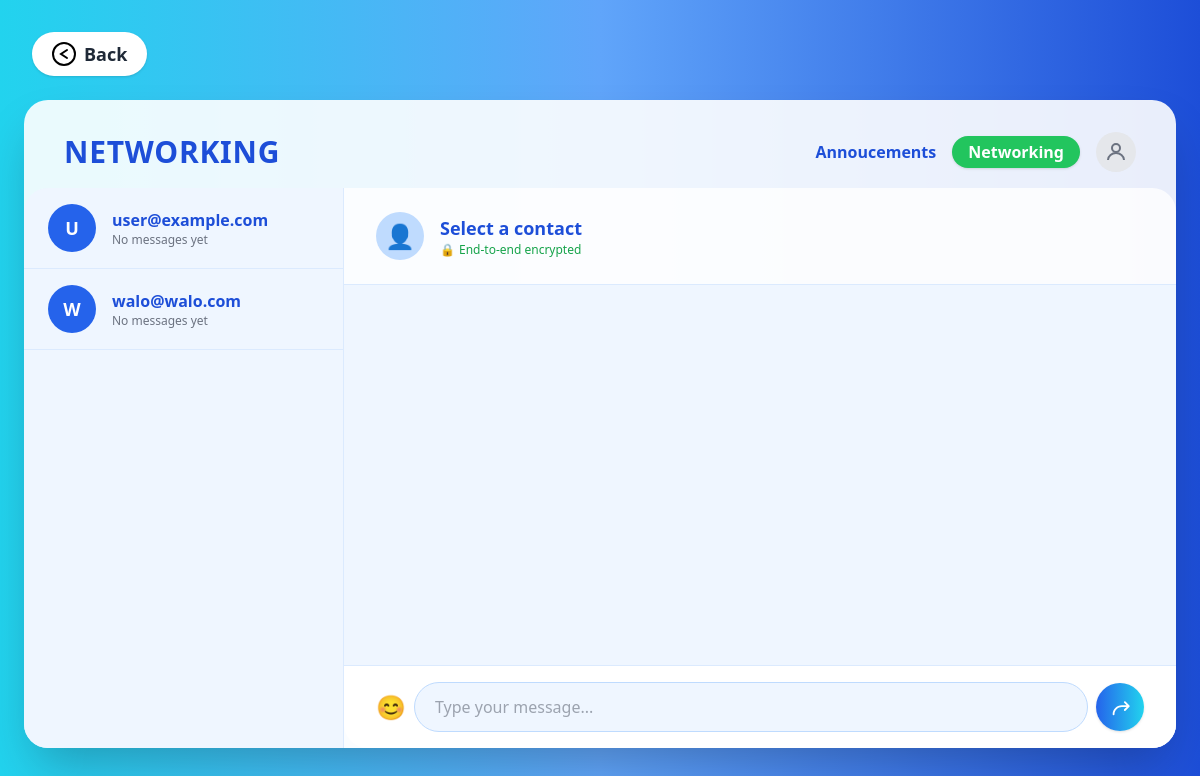
Before: /messagerie (signed in) with the older database file.
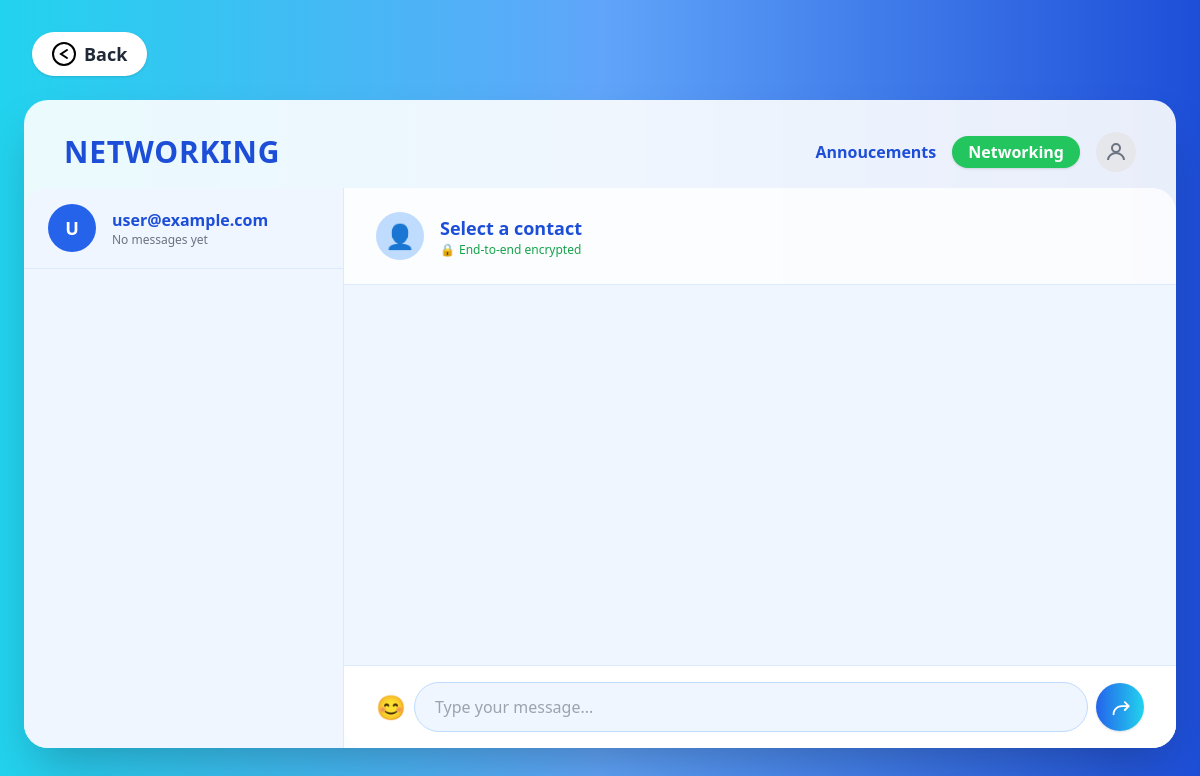
After: the same page with the newer database file.
### app.py (models this page shows, shortened)
class User(UserMixin, db.Model):
    id = db.Column(db.Integer, primary_key=True)
    email = db.Column(db.String(120), unique=True, nullable=False)
    password_hash = db.Column(db.String(128))
    is_admin = db.Column(db.Boolean, default=False)
    storage_limit = db.Column(db.BigInteger, default=5 * 1024 * 1024 * 1024)  # 5GB default
    last_login = db.Column(db.DateTime)
    files = db.relationship('File', backref='owner', lazy=True)
    folders = db.relationship('Folder', backref='owner', lazy=True)
    groups = db.relationship('Group', secondary='user_groups', backref=db.backref('users', lazy='dynamic'))

### app.py (the view, shortened to what this page needs)
@app.route('/messagerie')
@login_required
def messagerie():
    users = User.query.filter(User.id != current_user.id).all()
    conversations = db.session.query(
        Message,
        User
    ).join(
        User,
        ((Message.sender_id == User.id) & (Message.receiver_id == current_user.id)) |
        ((Message.receiver_id == User.id) & (Message.sender_id == current_user.id))
    ).order_by(Message.created_at.desc()).all()
    chat_partners = {}
    for user in users:
        chat_partners[user.id] = {
            'user': user,
            'last_message': None,
            'unread_count': 0
        }
    chat_partners_list = list(chat_partners.values())
    chat_partners_list.sort(key=lambda x: x['last_message'].created_at if x['last_message'] else datetime.min, reverse=True)
    return render_template('messagerie.html',
                         users=users,
                         chat_partners=chat_partners_list)

### app.py (called while the page is built)
@login_manager.user_loader
def load_user(user_id):
    return User.query.get(int(user_id))

### templates/messagerie.html (shortened to what this page needs)
<!DOCTYPE html>
<html lang="fr">
<head>
    <script src="https://cdn.tailwindcss.com"></script>
</head>
<body class="min-h-screen bg-gradient-to-r from-cyan-400 via-blue-400 to-blue-700 flex flex-col">
    <div class="flex-1 flex flex-col items-center justify-center w-full">
        <div class="absolute top-8 left-8">
            <a href="{{ url_for('admin_dashboard' if current_user.is_admin else 'user_dashboard') }}" class="flex items-center gap-2 px-5 py-2 rounded-full bg-white shadow hover:bg-blue-50 text-gray-800 font-semibold text-lg transition">
                <svg width="24" height="24" viewBox="0 0 24 24" fill="none">
                    <circle cx="12" cy="12" r="11" stroke="black" stroke-width="2"/>
                    <path d="M15 8L9 12L15 16" stroke="black" stroke-width="2" stroke-linecap="round"/>
                </svg>
                Back
            </a>
        </div>
        <div class="w-full max-w-6xl mx-auto bg-white bg-opacity-90 rounded-3xl shadow-2xl p-0 mt-24 mb-12 flex flex-col">
            <div class="flex items-center justify-between px-10 pt-8 pb-4">
                <h1 class="text-3xl font-extrabold text-blue-700 tracking-wide">NETWORKING</h1>
                <div class="flex items-center gap-4">
                    <a href="{{ url_for('report') }}" class="text-blue-700 font-semibold hover:underline transition">Annoucements</a>
                    <a href="{{ url_for('messagerie') }}" class="px-4 py-1 rounded-full bg-green-500 text-white font-semibold shadow hover:bg-green-600 transition">Networking</a>
                    <div class="w-10 h-10 rounded-full bg-gray-200 flex items-center justify-center text-gray-500 text-2xl">
                        <svg width="24" height="24" fill="none" stroke="currentColor" stroke-width="2" viewBox="0 0 24 24"><circle cx="12" cy="8" r="4"/><path d="M4 20c0-4 4-7 8-7s8 3 8 7"/></svg>
                    </div>
                </div>
            </div>
            <div class="flex flex-row h-[70vh]">
                <div class="w-80 bg-blue-50 rounded-l-3xl flex flex-col overflow-y-auto border-r border-blue-100">
                    {% for partner in chat_partners %}
                    <div class="flex items-center gap-4 px-6 py-4 border-b border-blue-100 cursor-pointer hover:bg-blue-100 transition contact" data-user-id="{{ partner.user.id }}">
                        <div class="w-12 h-12 rounded-full bg-blue-600 text-white flex items-center justify-center font-bold text-lg contact-avatar">{{ partner.user.email[0]|upper }}</div>
                        <div class="flex-1 min-w-0">
                            <div class="font-semibold text-blue-700 truncate contact-name">{{ partner.user.email }}</div>
                            <div class="text-xs text-gray-500 flex items-center gap-2 contact-status">
                                {% if partner.last_message %}
                                {{ partner.last_message.created_at.strftime('%H:%M') }}
                                {% else %}
                                No messages yet
                                {% endif %}
                            </div>
                        </div>
                    </div>
                    {% endfor %}
                </div>
                <div class="flex-1 flex flex-col bg-white bg-opacity-80 rounded-r-3xl">
                    <div class="flex items-center gap-4 px-8 py-6 border-b border-blue-100 chat-header">
                        <div class="w-12 h-12 rounded-full bg-blue-200 flex items-center justify-center text-2xl contact-avatar">👤</div>
                        <div>
                            <div class="font-semibold text-blue-700 text-lg contact-name">Select a contact</div>
                            <div class="text-xs text-green-600 flex items-center gap-1 encryption-status"><span>🔒</span> End-to-end encrypted</div>
                        </div>
                    </div>
                    <div class="flex-1 overflow-y-auto px-8 py-6 bg-blue-50 messages">
                    </div>
                    <div class="flex items-center gap-2 px-8 py-4 border-t border-blue-100 bg-white rounded-b-3xl message-input">
                        <button class="text-2xl text-blue-600 hover:text-blue-800 transition emoji-btn" title="Add emoji" type="button" tabindex="-1">😊</button>
                        <input type="text" placeholder="Type your message..." class="flex-1 px-5 py-3 rounded-full border border-blue-200 focus:ring-2 focus:ring-blue-400 focus:outline-none text-base bg-blue-50" disabled>
                        <button class="w-12 h-12 rounded-full bg-gradient-to-r from-blue-600 to-cyan-400 flex items-center justify-center text-white text-xl shadow hover:scale-105 transition send-btn" disabled>
                            <svg width="22" height="22" viewBox="0 0 24 24" fill="none"><path d="M4 20c0-5.523 4.477-10 10-10h5.17l-2.59-2.59a1 1 0 1 1 1.42-1.42l4.3 4.3a1 1 0 0 1 0 1.42l-4.3 4.3a1 1 0 1 1-1.42-1.42L19.17 12H14c-4.418 0-8 3.582-8 8a1 1 0 1 1-2 0z" fill="currentColor"/></svg>
                        </button>
                    </div>
                </div>
            </div>
        </div>
    </div>
</body>
</html>

Changed rows visible on the page:
removed User: user "W", user.email "walo@walo.com"
Other visible differences:
list line gone: "No messages yet"
